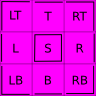

This is a level from a 2D game, rendered from its Tiled map with the project's own tilesets. A one-line summary and the complete map file follow:
An orthogonal 3x3 tile map with 32x32 px tiles, 1 tile layer (Tile Layer 1).

<map version="1.0" orientation="orthogonal" width="3" height="3" tilewidth="32" tileheight="32">
 <properties>
  <property name="name" value="Wall Test" />
 </properties>
 <tileset firstgid="1" name="walls" tilewidth="32" tileheight="32">
  <image source="walls/walls.png" width="96" height="96" />
 </tileset>
 <layer name="Tile Layer 1" width="3" height="3">
  <properties>
   <property name="type" value="walls" />
  </properties>
  <data encoding="csv">
1,2,3,
4,5,6,
7,8,9
</data>
 </layer>
</map>
